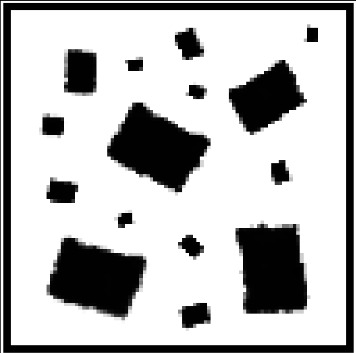
#> input picture 2-Logica-de-Movimento/Mapeamento/mapa0.png, 356 x 353 px
$ jupyter execute --allow-errors tp3.ipynb
#> lines starting #> are read from the running program, lines starting #| are printed output that depends on the picture
___
# Trabalho Prático – Exploração e Mapeamento
**Estudante: Nathan Augusto Zacarias Xavier**

# Introdução

A implementação de técnicas de exploração e mapeamento são extremamente importantes durante a utilização de robôs em ambientes desconhecidos.

O objetivo deste trabalho prático é ter um contato com as ferramentas de simulação e programação. O software de simulação é o CoppeliaSim, enquanto a linguagem de programação indicada foi a Python, desenvolvido via Jupyter Notebook.

Para iniciar tal desenvolvimento, foram construídos dois mapas diferentes a serem apresentados. Cada mapa possui obstáculos e formatos diferentes, para analisar a aplicação da exploração em cenários distintos.

## Mapas de Simulação

[cell 1]
# Bibliotecas de Interesse
import pandas as pd
import numpy as np
import matplotlib.pyplot as plt
import matplotlib.image as mpimg
import random
import seaborn as sns
import imageio
import math
import networkx as nx
import time
from scipy.interpolate import interp1d
from skimage.draw import line

# Importação do Mapa
fig = plt.figure(figsize=(15,8), dpi=100)
ax0 = fig.add_subplot(121)
img0 = mpimg.imread('mapa0.png')
#> img0 is the input picture: shape (353, 356, 4) float32; mean R, G, B, A 0.726, 0.726, 0.726, 1
ax0.imshow(img0, cmap='Greys', origin='upper');

ax1 = fig.add_subplot(122)
img1 = mpimg.imread('mapa1.png')
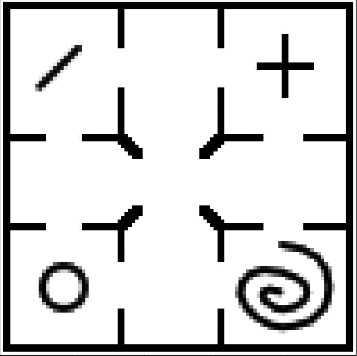
#> input picture 2-Logica-de-Movimento/Mapeamento/mapa1.png, 357 x 356 px
#> img1 is the input picture: shape (356, 357, 4) float32; mean R, G, B, A 0.83, 0.83, 0.83, 1
ax1.imshow(img1, cmap='Greys', origin='upper');

# Dimensões do mapa 1 em metros (X, Y)
mapCoppelia0 = 20
map_dims = mapCoppelia0*np.array([50,50])
sy, sx = img0.shape[:2] / map_dims
#> sy = 0.353; sx = 0.356

# Tamanho da célula do Grid
cell_size0 = mapCoppelia0/2
rMC0 = (map_dims/cell_size0)/mapCoppelia0 # Ajuste Mapa->Coppelia
rows0, cols0 = (map_dims / cell_size0).astype(int)
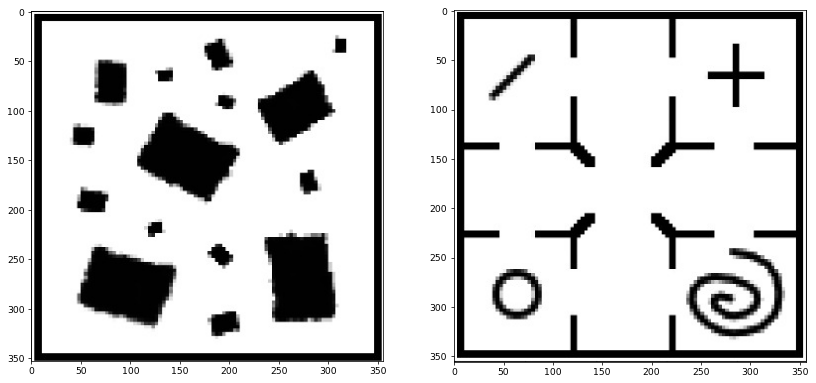
#> figure drawn by matplotlib, 2 panels

Como pode-se observar, o primeiro mapa representa um campo com um grande número de obstáculos de diferentes tamanhos e formatos. A disposição destes foi feita de modo que o robô, praticamente em todas as localizações, detecta-se algum obstáculo através do sensor de laser.

O segundo mapa, entretanto, foi construído de forma similar a um corredor e salas com obstáculos de diferentes formatos. Espera-se que o robô seja capaz de observar o conteúdo que é colocado dentro de cada sala durante a navegação.

## Análise do Sensor

Antes da implementação da exploração, faz-se necessário a apresentação do sensor utilizado, além do erro introduzido no mesmo.

[cell 2]
try:
    import sim
except:
    print ('"sim.py" could not be imported.')

# Normalize angle to the range [-pi,pi)
def normalizeAngle(angle):
    return np.mod(angle+np.pi, 2*np.pi) - np.pi

#> (the rest of this cell did not finish here and is left out)

Como pode-se observar, o erro implementado é, somente, aleatório, de modo que as leituras aparecem mais espaçadas, buscando uma similaridade maior com sensores reais.

___
# Exploração

## Mapa 01

[cell 3]
try:
    import sim
except:
    print ('"sim.py" could not be imported.')

def Rz(theta):
    return np.array([[ np.cos(theta), -np.sin(theta), 0 ],
                      [ np.sin(theta), np.cos(theta) , 0 ],
                      [ 0            , 0             , 1 ]])
# Normalize angle to the range [-pi,pi)
def normalizeAngle(angle):
    return np.mod(angle+np.pi, 2*np.pi) - np.pi

rMC = rMC0
cell_size = cell_size0
rows = rows0
cols = cols0
img = img0

#> (the rest of this cell did not finish here and is left out)

Os resultados obtidos nas imagens anteriores demonstram o bom resultado da técnica na exploração do ambiente desconhecido.

Na implementação, o robô se movo sempre para posições desconhecidas do mapa e altera o alvo quando encontra qualquer obstáculo ou uma posição desconhecida com que o sensor não tenha observado anteriormente. Esta última situação é observada quando o robô passa a se locomover para trás. Optou-se por tal solução devido ao amplo campo de visão do sensor, além de isso não gerar grandes impactos na navegação.

No resultado obtido, grande parte dos obstáculos foram corretamente detectados. Somente poucos obstáculos menores e próximos do robô não foram corretamente indicados.

___
## Mapa 02

Visto que o robô é capaz de se locomover em um ambiente desconhecido, a utilização do segundo mapa tem como proposta apresentar como o grid do mapa impacta no resultado final. Desta forma, serão desenvolvidas duas simulações no segundo mapa apresentado, mas com a diferença no tamanho dos grids do mapa que será desenvolvido pela visão do sensor.

A divisão dos grids é apresentada a seguir.

[cell 4]
# Dimensões do mapa 2 em metros (X, Y)
mapCoppelia1 = 15
map_dims = mapCoppelia1*np.array([50,50])
sy, sx = img1.shape[:2] / map_dims
#> sy = 0.475; sx = 0.476

cell_size1 = mapCoppelia1/2
rMC1 = (map_dims/cell_size1)/mapCoppelia1 # Ajuste Mapa->Coppelia
rows1, cols1 = (map_dims / cell_size1).astype(int)

cell_size2 = mapCoppelia1/5
rMC2 = (map_dims/cell_size2)/mapCoppelia1 # Ajuste Mapa->Coppelia
rows2, cols2 = (map_dims / cell_size2).astype(int)

grid1 = np.zeros((rows1, cols1))
grid2 = np.zeros((rows2, cols2))

# Preenchendo o Grid
for r in range(rows1):
    for c in range(cols1):
        xi = int(c*cell_size1*sx)
        xf = int(xi + cell_size1*sx)
        yi = int(r*cell_size1*sy)
        yf = int(yi + cell_size1*sy)
        grid1[r, c] = np.sum(img1[yi:yf,xi:xf])
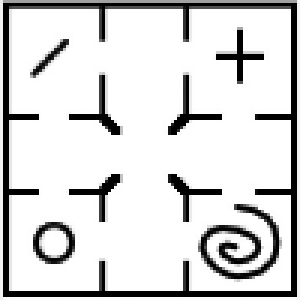
#> grid1: shape (100, 100) float64 (shown 3 times larger); min 9, max 36, mean 31.5; drawn with min black and max white

for r in range(rows2):
    for c in range(cols2):
        xi = int(c*cell_size2*sx)
        xf = int(xi + cell_size2*sx)
        yi = int(r*cell_size2*sy)
        yf = int(yi + cell_size2*sy)
        grid2[r, c] = np.sum(img1[yi:yf,xi:xf])
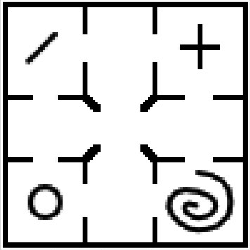
#> grid2: shape (250, 250) float64; min 1, max 4, mean 3.5; drawn with min black and max white

threshold = 0.5
grid1[grid1 > threshold] = 1
#> grid1: shape (100, 100) float64; every value is 1
grid1[grid1<= threshold] = 0
grid2[grid2 > threshold] = 1
#> grid2: shape (250, 250) float64; every value is 1
grid2[grid2<= threshold] = 0

fig = plt.figure(figsize=(15,8), dpi=100)
ax0 = fig.add_subplot(121)
img0 = mpimg.imread('mapa1.png')
obj = ax0.imshow(img1, cmap='Greys', extent=(0, map_dims[1], 0, map_dims[0]), origin='upper')
obj = ax0.imshow(grid1, cmap='Reds', extent=(0, map_dims[1], 0, map_dims[0]), alpha=.6)
ax0.grid(which='major', axis='both', linestyle='-', color='r', linewidth=1);
ax0.set_xticks(np.arange(0, map_dims[1]+1, cell_size1));
ax0.set_yticks(np.arange(0, map_dims[0]+1, cell_size1));

ax1 = fig.add_subplot(122)
img1 = mpimg.imread('mapa1.png')
obj = ax1.imshow(img1, cmap='Greys', extent=(0, map_dims[1], 0, map_dims[0]), origin='upper')
obj = ax1.imshow(grid2, cmap='Reds', extent=(0, map_dims[1], 0, map_dims[0]), alpha=.6)
ax1.grid(which='major', axis='both', linestyle='-', color='r', linewidth=1);
ax1.set_xticks(np.arange(0, map_dims[1]+1, cell_size2));
ax1.set_yticks(np.arange(0, map_dims[0]+1, cell_size2));
